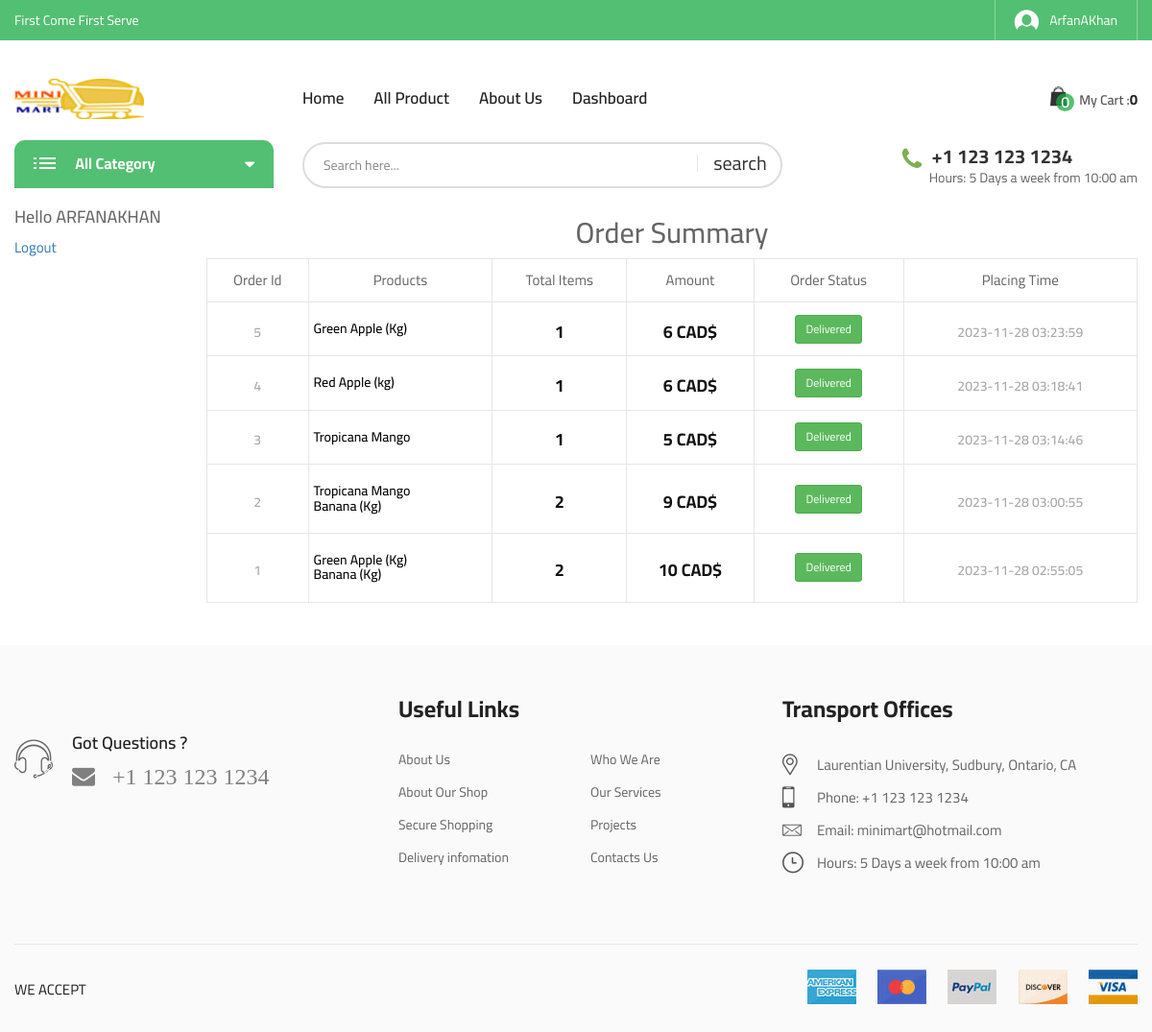
Page /exit_order.php (signed in) on the committed database.
### tables this page shows
CREATE TABLE `orders` (
  `order_id` int(10) NOT NULL,
  `user_id` int(10) NOT NULL,
  `product_name` varchar(200) NOT NULL,
  `product_item` varchar(255) NOT NULL,
  `amount` int(255) NOT NULL,
  `shipping_mobile` int(11) NOT NULL,
  `shipping_address` varchar(255) NOT NULL,
  `order_time` timestamp NULL DEFAULT current_timestamp(),
  `order_date` date DEFAULT current_timestamp()
);

### admin/class/adminback.php (called while the page is built, shortened)
<?php
class  adminback
{
    private $connection;
    function __construct()
    {
        $dbhost = "localhost";
        $dbuser = "root";
        $dbpass = "";
        $dbname = "pos";
        $this->connection = mysqli_connect($dbhost, $dbuser, $dbpass, $dbname);
    }
    function order_details_by_id($user_id)
    {
        $query = "SELECT * FROM `orders` WHERE `user_id`=$user_id ORDER BY `order_time` DESC";
        if (mysqli_query($this->connection, $query)) {
            $order_query = mysqli_query($this->connection, $query);
            return $order_query;
        }
    }
}

### exit_order.php (the view, shortened to what this page needs)
<?php
include_once("admin/class/adminback.php");
$obj = new adminback();
$username = $_SESSION['username'];
if(isset($_SESSION['user_id'])){
        $id = $_SESSION['user_id'];
        $order_query =  $obj->order_details_by_id($id);
}else{
    header("location:user_login.php");
}
?>
<?php
include_once("includes/head.php");
?>
<body class="biolife-body">
    <header id="header" class="header-area style-01 layout-03">
        <?php
        include_once("includes/header_top.php");
        ?>
        <?php
        include_once("includes/header_middle.php");
        ?>
        <?php
        include_once("includes/header_bottom.php");
        ?>
    </header>
    <div class="page-contain">
        <div id="main-content" class="main-content">
            <div class="container">
                <div class="row">
                    <div class="col-md-2">
                        <h4>Hello <?php
                                    if (isset($username)) {
                                        echo strtoupper($username);
                                    }
                                    ?></h4>
                        <a href="?logout=logout">Logout</a>
                    </div>
                    <div class="col-md-10">
                        <h2 class="text-center">Order Summary</h2>
                                <table class="shop_table cart-form">
                                    <thead>
                                        <tr>
                                            <th class="product-name">Order Id</th>
                                            <th class="product-price">Products</th>
                                            <th class="product-subtotal">Total Items</th>
                                            <th class="product-subtotal">Amount</th>
                                            <th class="product-subtotal">Order Status</th>
                                            <th class="product-subtotal">Placing Time</th>
                                        </tr>
                                    </thead>
                                    <tbody>
                                    <?php while($order_info = mysqli_fetch_assoc($order_query)) {?>
                                                <tr class="cart_item">
                                                    <td class="product-thumbnail" data-title="Product Name">
                                                        <a class="prd-thumb" href="single_product.php?status=singleproduct&&id=<?php echo $order_info['order_id']  ?>">
                                                        <div class="price price-contain">
                                                            <span class="price-amount"><?php echo $order_info['order_id'] ?></span>
                                                        </div>
                                                        </a>
                                                    </td>
                                                    <td class="" data-title="Product Name">
                                                        <a class="" href="single_product.php?status=singleproduct&&id=<?php echo $order_info['order_id']  ?>" style="text-decoration: none; color:black" >
                                                        <div class="price price-contain">
                                                            <h5 class="text-left" ><?php echo $order_info['product_name'] ?></h5>
                                                        </div>
                                                        </a>
                                                    </td>
                                                    <td class="product-subtotal" data-title="Total">
                                                        <div class="price price-contain">
                                                            <ins><span class="price-amount"><span class="currencySymbol"></span><?php echo $order_info['product_item'] ?></span></ins>
                                                        </div>
                                                    </td>
                                                    <td class="product-subtotal" data-title="Total">
                                                        <div class="price price-contain">
                                                            <ins><span class="price-amount"><span class="currencySymbol"></span><?php echo $order_info['amount'] ?> CAD$</span></ins>
                                                        </div>
                                                    </td>
                                                    <td class="product-subtotal" data-title="Total">
                                                        <div class="">
                                                            <span class="price-amount ">
                                                            <?php
                                                                echo "<p class='btn btn-success btn-sm'> Delivered </p>";
                                                            ?>
                                                        </span>
                                                        </div>
                                                    </td>
                                                    <td class="product-subtotal" data-title="Total">
                                                        <div class="price price-contain">
                                                          <span class="price-amount"><?php echo $order_info['order_time'] ?></span>
                                                        </div>
                                                    </td>
                                                </tr>
                                       <?php }?>
                                    </tbody>
                                </table>
                    </div>
                </div>
            </div>
        </div>
    </div>
    <br>
    <?php
    include_once("includes/footer.php");
    ?>
</body>
</html>

### rows in the picture
orders: order_id "5", product_name "Green Apple (Kg)", product_item "1", amount "6", order_time "2023-11-28 03:23:59"
orders: order_id "4", product_name "Red Apple (kg)", product_item "1", amount "6", order_time "2023-11-28 03:18:41"
orders: order_id "3", product_name "Tropicana Mango", product_item "1", amount "5", order_time "2023-11-28 03:14:46"
orders: order_id "2", product_name "Tropicana Mango Banana (Kg)", product_item "2", amount "9", order_time "2023-11-28 03:00:55"
orders: order_id "1", product_name "Green Apple (Kg) Banana (Kg)", product_item "2", amount "10", order_time "2023-11-28 02:55:05"

### other values in the picture
$_SESSION['username'] "ArfanAKhan"
$username "ARFANAKHAN"
